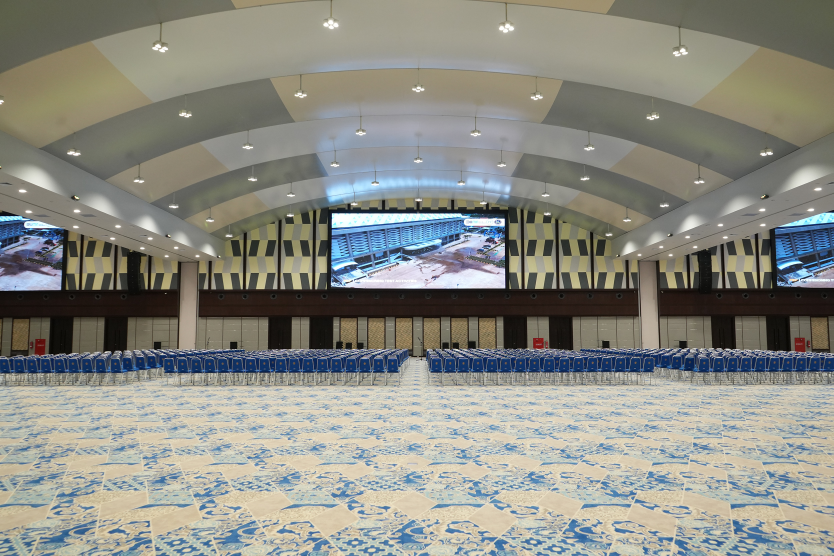
#> input picture image/ballroom.jpg, 2500 x 1667 px, given in place of alam.jpg, which was not available (shown at 1/3 size)
$ python 05_operasi_aritmatika_gambar.py
#> lines starting #> are read from the running program, lines starting #| are printed output that depends on the picture; pictures that were not available may be replaced by others from this repository, and a replacement may not be noted
"""
==========================================================================
PERCOBAAN 5: OPERASI ARITMATIKA GAMBAR
==========================================================================
Program ini mempelajari operasi matematika dasar pada gambar:
penjumlahan, pengurangan, perkalian, pembagian, dan penanganan overflow.

Konsep penting:
- Gambar = array angka, bisa dilakukan operasi matematika
- OpenCV: SATURASI (clip ke 0-255, tidak overflow)
- NumPy : MODULO (wrap-around, 256→0, -1→255)

Fungsi utama:
- cv2.add(img1, img2)       : Penjumlahan dengan saturasi
- cv2.subtract(img1, img2)  : Pengurangan dengan saturasi
- cv2.multiply(img1, img2)  : Perkalian elemen-wise
- cv2.divide(img1, img2)    : Pembagian elemen-wise
- cv2.addWeighted()          : Blending berbobot (alpha blending)
- cv2.absdiff()              : Selisih absolut (|img1 - img2|)
==========================================================================
"""

# Mengimpor library yang dibutuhkan
import cv2
import numpy as np
import os
import matplotlib.pyplot as plt

# Setup path
SCRIPT_DIR = os.path.dirname(os.path.abspath(__file__))
IMAGE_DIR = os.path.join(SCRIPT_DIR, "image")
OUTPUT_DIR = os.path.join(SCRIPT_DIR, "output")
os.makedirs(OUTPUT_DIR, exist_ok=True)

print("=" * 60)
print("PERCOBAAN 5: OPERASI ARITMATIKA GAMBAR")
print("=" * 60)

# Membaca dua gambar untuk operasi aritmatika
img1 = cv2.imread(os.path.join(IMAGE_DIR, "alam.jpg"))
#> img1 is the input picture: shape (1667, 2500, 3); mean B, G, R 131.6, 139.7, 139.2
img2 = cv2.imread(os.path.join(IMAGE_DIR, "kota.jpg"))
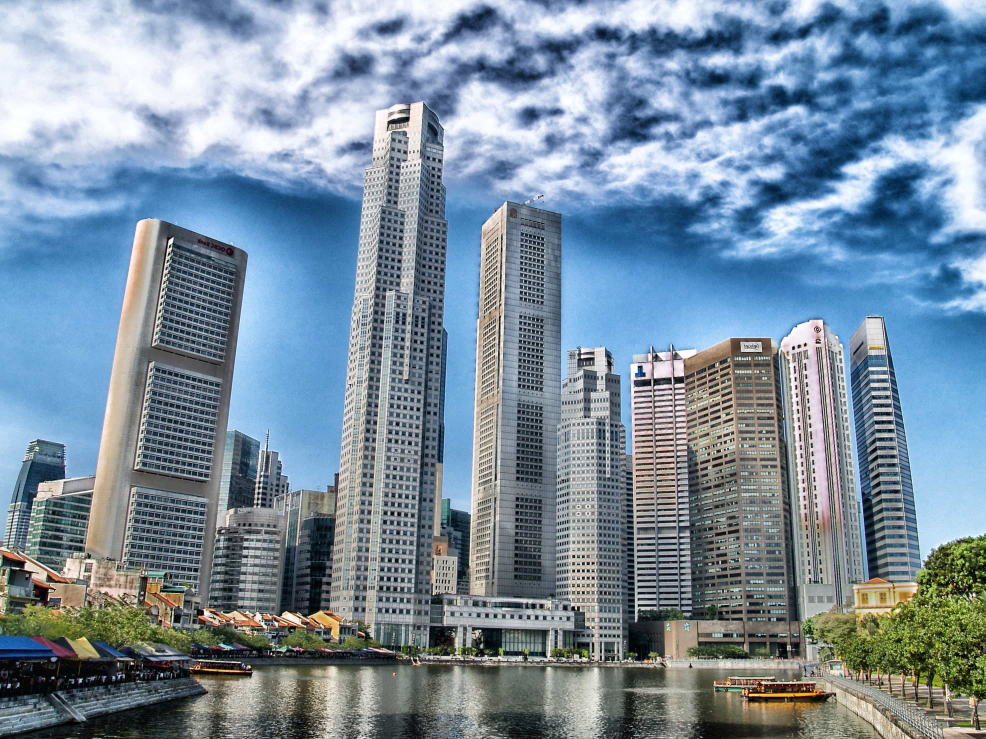
#> input picture image/kota.jpg, 2956 x 2217 px (shown at 1/3 size)
#> img2 is the input picture: shape (2217, 2956, 3); mean B, G, R 158.9, 142.1, 121.9

if img1 is None or img2 is None:
    print("[ERROR] Jalankan download_image.py terlebih dahulu!")
    exit()

# Menyamakan ukuran kedua gambar (harus sama untuk operasi aritmetika)
# cv2.resize() mengubah ukuran gambar
img2 = cv2.resize(img2, (img1.shape[1], img1.shape[0]))
#> img2: shape (1667, 2500, 3)
print(f"[INFO] Ukuran img1: {img1.shape}, img2: {img2.shape}")
#| [INFO] Ukuran img1: (1667, 2500, 3), img2: (1667, 2500, 3)

# ============================================================
# 1. Perbedaan cv2.add() vs operator + (NumPy)
# ============================================================
print("\n--- 1. cv2.add() vs NumPy + ---")

# ★ KODE INTI ★ — cv2.add() menggunakan SATURASI: 200+100=255 (batas atas 255)
# Hasil: gambar lebih terang tapi tidak ada warna yang "melompat" ke nilai aneh
hasil_cv_add = cv2.add(img1, img2)

# ★ KODE INTI ★ — Operator + menggunakan MODULO: 200+100=300%256=44 → warna ANEH!
# Akibat: piksel yang seharusnya putih malah jadi gelap (wrap-around / overflow)
hasil_np_add = img1 + img2

# Demonstrasi perbedaan saturasi vs modulo
print(f"  Contoh piksel img1[100,200]: {img1[100, 200]}")
#|   Contoh piksel img1[100,200]: [84 98 97]
print(f"  Contoh piksel img2[100,200]: {img2[100, 200]}")
#|   Contoh piksel img2[100,200]: [253 247 240]
print(f"  cv2.add (saturasi):  {hasil_cv_add[100, 200]}")
#|   cv2.add (saturasi):  [255 255 255]
print(f"  NumPy + (modulo):    {hasil_np_add[100, 200]}")
#|   NumPy + (modulo):    [81 89 81]

# ============================================================
# 2. Pengurangan gambar
# ============================================================
print("\n--- 2. Pengurangan Gambar ---")

# cv2.subtract() dengan saturasi: 50 - 100 = 0 (clip di 0)
hasil_subtract = cv2.subtract(img1, img2)

# Selisih absolut: |img1 - img2| (berguna untuk deteksi perubahan)
# cv2.absdiff() selalu menghasilkan nilai positif
hasil_absdiff = cv2.absdiff(img1, img2)

print(f"  cv2.subtract: min={hasil_subtract.min()}, max={hasil_subtract.max()}")
#|   cv2.subtract: min=0, max=255
print(f"  cv2.absdiff:  min={hasil_absdiff.min()}, max={hasil_absdiff.max()}")
#|   cv2.absdiff:  min=0, max=255

# ============================================================
# 3. Menambahkan konstanta (membuat lebih terang/gelap)
# ============================================================
print("\n--- 3. Tambah/Kurang Konstanta ---")

# Menambahkan 80 ke semua piksel → gambar lebih TERANG
# np.ones_like() membuat array berisi 1 dengan shape & dtype sama
img_terang = cv2.add(img1, np.ones_like(img1) * 80)

# Mengurangi 80 dari semua piksel → gambar lebih GELAP
img_gelap = cv2.subtract(img1, np.ones_like(img1) * 80)
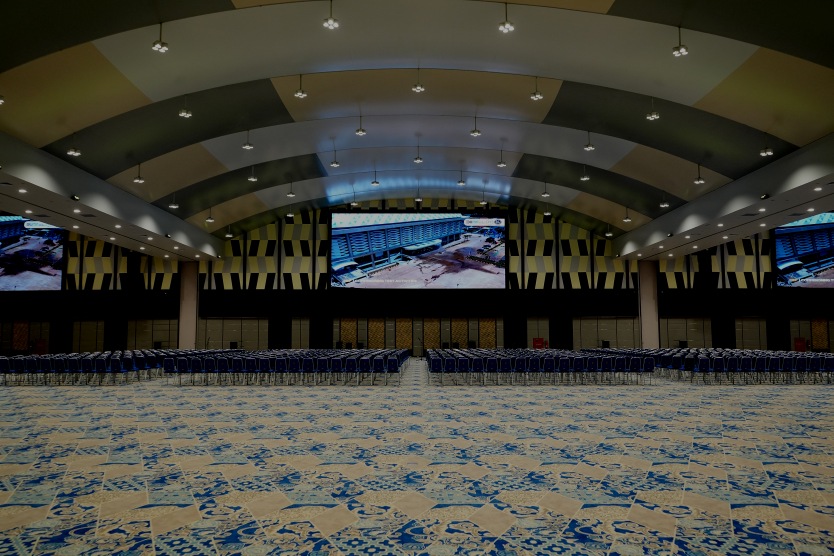
#> img_gelap: shape (1667, 2500, 3) (shown at 1/3 size); mean B, G, R 57.3, 65.8, 65.7

print("  Gambar diperbanyak kecerahan +80 (terang)")
print("  Gambar dikurangi kecerahan -80 (gelap)")

# ============================================================
# 4. Perkalian (multiply) - mengubah kontras
# ============================================================
print("\n--- 4. Perkalian Gambar ---")

# cv2.multiply() mengalikan piksel element-wise
# Mengalikan dengan faktor > 1 → kontras naik
# Mengalikan dengan faktor < 1 → kontras turun
# scale=1/255 karena multiply dua uint8 bisa overflow
hasil_multiply = cv2.multiply(img1, np.ones_like(img1) * 2, scale=1.0/255)

# Cara lain: convertScaleAbs untuk mengubah kontras dan brightness
# dst = saturate(|src * alpha + beta|)
# alpha = kontras (1.0 = normal), beta = brightness (0 = normal)
img_kontras_tinggi = cv2.convertScaleAbs(img1, alpha=1.5, beta=0)
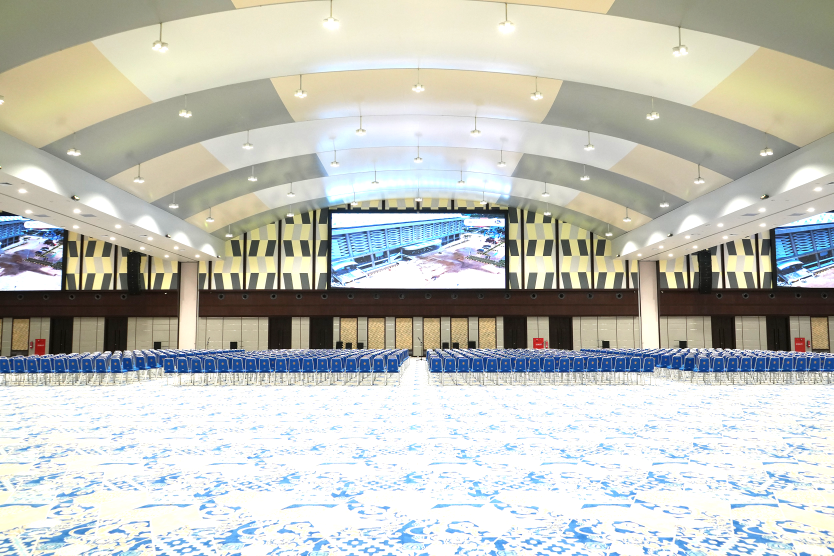
#> img_kontras_tinggi: shape (1667, 2500, 3) (shown at 1/3 size); mean B, G, R 188, 195.5, 193.8
img_kontras_rendah = cv2.convertScaleAbs(img1, alpha=0.5, beta=0)
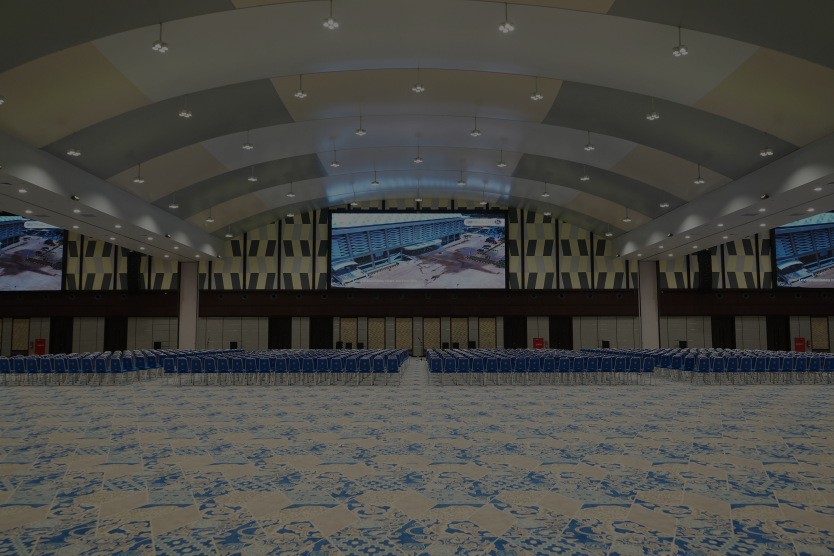
#> img_kontras_rendah: shape (1667, 2500, 3) (shown at 1/3 size); mean B, G, R 65.8, 69.9, 69.6

print(f"  Kontras tinggi (alpha=1.5): range {img_kontras_tinggi.min()}-{img_kontras_tinggi.max()}")
#|   Kontras tinggi (alpha=1.5): range 0-255
print(f"  Kontras rendah (alpha=0.5): range {img_kontras_rendah.min()}-{img_kontras_rendah.max()}")
#|   Kontras rendah (alpha=0.5): range 0-128

# ============================================================
# 5. Alpha Blending (addWeighted)
# ============================================================
print("\n--- 5. Alpha Blending ---")

# cv2.addWeighted(src1, alpha, src2, beta, gamma)
# Rumus: dst = src1 * alpha + src2 * beta + gamma
# alpha + beta biasanya = 1.0 agar tidak terlalu terang

# Blending 70% img1 + 30% img2
blend_70_30 = cv2.addWeighted(img1, 0.7, img2, 0.3, 0)

# Blending 50% img1 + 50% img2
blend_50_50 = cv2.addWeighted(img1, 0.5, img2, 0.5, 0)

# Blending 30% img1 + 70% img2
blend_30_70 = cv2.addWeighted(img1, 0.3, img2, 0.7, 0)
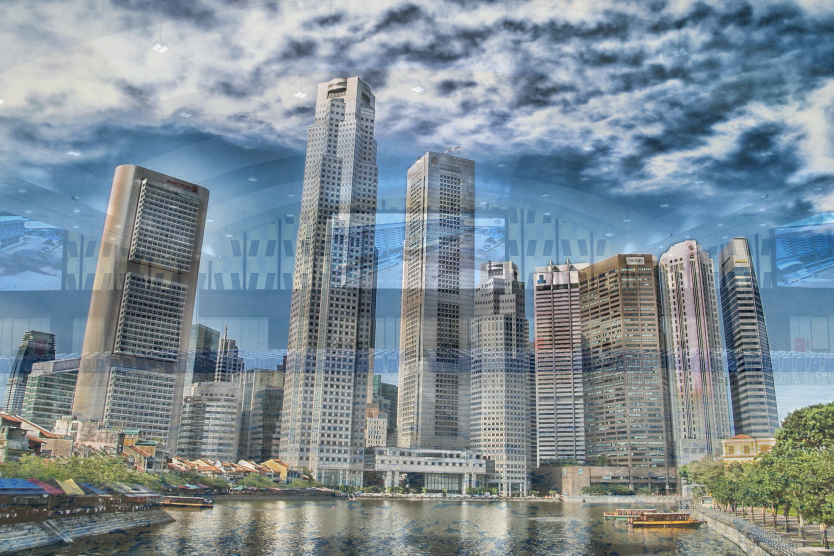
#> blend_30_70: shape (1667, 2500, 3) (shown at 1/3 size); mean B, G, R 150.6, 141.3, 127

print("  Blend 70:30 selesai")
print("  Blend 50:50 selesai")
print("  Blend 30:70 selesai")

# ============================================================
# 6. Invert (negatif) gambar
# ============================================================
print("\n--- 6. Invert/Negatif Gambar ---")

# Invert = 255 - piksel (komplementer)
# cv2.bitwise_not() juga bisa digunakan untuk invert
img_negatif = cv2.bitwise_not(img1)
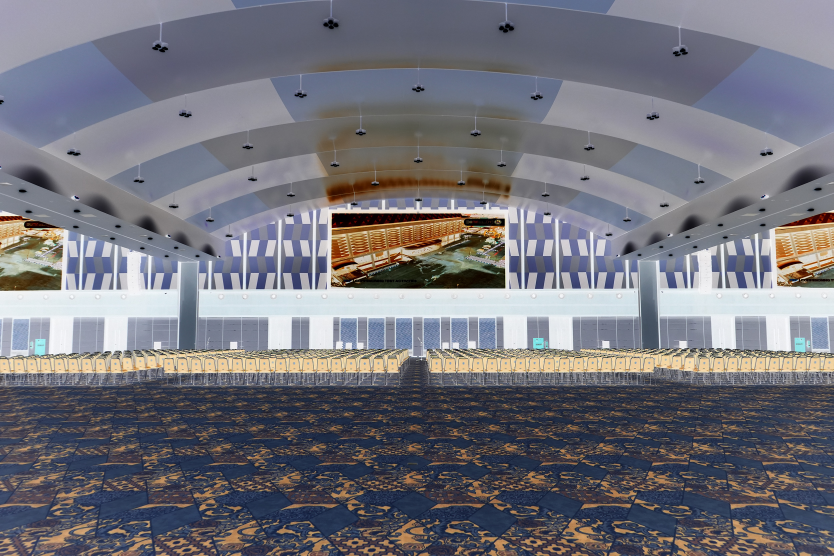
#> img_negatif: shape (1667, 2500, 3) (shown at 1/3 size); mean B, G, R 123.4, 115.3, 115.8
print(f"  Gambar negatif: piksel asli {img1[100,200]} → {img_negatif[100,200]}")
#|   Gambar negatif: piksel asli [84 98 97] → [171 157 158]

# ============================================================
# 7. Visualisasi semua hasil
# ============================================================

fig, axes = plt.subplots(3, 4, figsize=(20, 15))

# Baris 1: Operasi dasar
axes[0, 0].imshow(cv2.cvtColor(img1, cv2.COLOR_BGR2RGB))
axes[0, 0].set_title("Gambar 1 (Asli)")

axes[0, 1].imshow(cv2.cvtColor(img2, cv2.COLOR_BGR2RGB))
axes[0, 1].set_title("Gambar 2")

axes[0, 2].imshow(cv2.cvtColor(hasil_cv_add, cv2.COLOR_BGR2RGB))
axes[0, 2].set_title("cv2.add (Saturasi)")

axes[0, 3].imshow(cv2.cvtColor(hasil_np_add, cv2.COLOR_BGR2RGB))
axes[0, 3].set_title("NumPy + (Modulo)\n⚠ Warna aneh!")

# Baris 2: Pengurangan dan brightness
axes[1, 0].imshow(cv2.cvtColor(hasil_subtract, cv2.COLOR_BGR2RGB))
axes[1, 0].set_title("cv2.subtract")

axes[1, 1].imshow(cv2.cvtColor(hasil_absdiff, cv2.COLOR_BGR2RGB))
axes[1, 1].set_title("cv2.absdiff\n|img1 - img2|")

axes[1, 2].imshow(cv2.cvtColor(img_terang, cv2.COLOR_BGR2RGB))
axes[1, 2].set_title("Lebih Terang (+80)")

axes[1, 3].imshow(cv2.cvtColor(img_gelap, cv2.COLOR_BGR2RGB))
axes[1, 3].set_title("Lebih Gelap (-80)")

# Baris 3: Kontras dan blending
axes[2, 0].imshow(cv2.cvtColor(img_kontras_tinggi, cv2.COLOR_BGR2RGB))
axes[2, 0].set_title("Kontras Tinggi (×1.5)")

axes[2, 1].imshow(cv2.cvtColor(blend_50_50, cv2.COLOR_BGR2RGB))
axes[2, 1].set_title("Blend 50:50")

axes[2, 2].imshow(cv2.cvtColor(blend_70_30, cv2.COLOR_BGR2RGB))
axes[2, 2].set_title("Blend 70:30")

axes[2, 3].imshow(cv2.cvtColor(img_negatif, cv2.COLOR_BGR2RGB))
axes[2, 3].set_title("Negatif (invert)")

for ax in axes.flat:
    ax.axis("off")

plt.suptitle("Percobaan 5: Operasi Aritmatika Gambar", fontsize=16, fontweight="bold")
plt.tight_layout()

output_path = os.path.join(OUTPUT_DIR, "05_aritmatika_gambar_hasil.png")
plt.savefig(output_path, dpi=150, bbox_inches="tight")
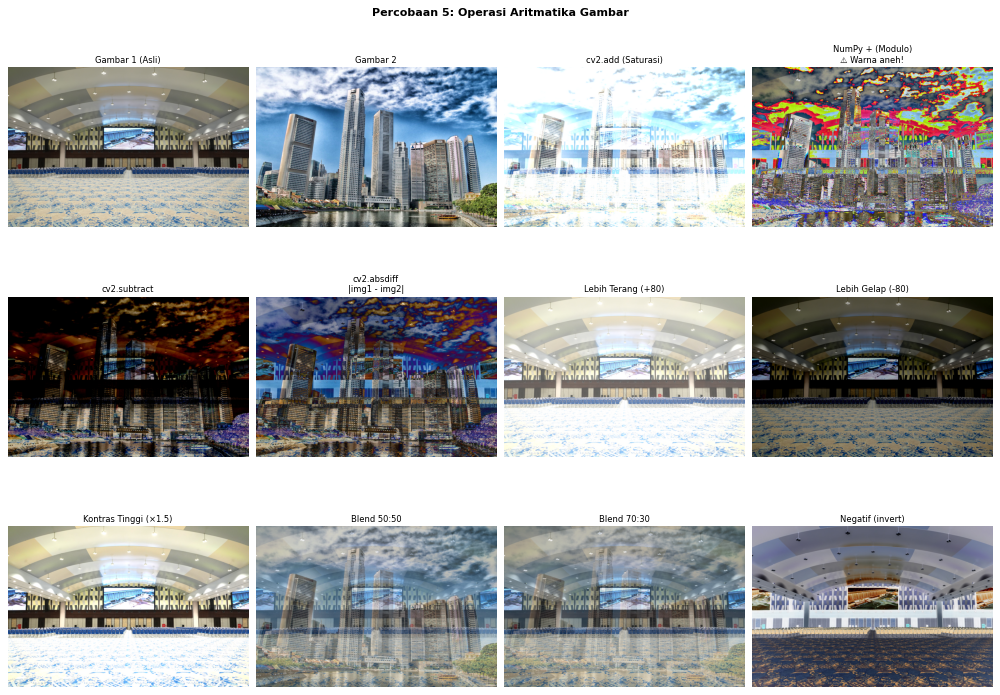
#> figure drawn by matplotlib, 12 panels
print(f"\n[OUTPUT] Hasil disimpan di: {output_path}")
plt.show()

# ============================================================
# RINGKASAN
# ============================================================
print("\n" + "=" * 60)
print("RINGKASAN PERCOBAAN 5")
print("=" * 60)
print("Operasi aritmatika gambar:")
print("  1. cv2.add()         → Penjumlahan (SATURASI: clip 0-255)")
print("  2. cv2.subtract()    → Pengurangan (SATURASI)")
print("  3. NumPy +/-         → MODULO (wrap-around, HINDARI!)")
print("  4. cv2.absdiff()     → Selisih absolut |a-b|")
print("  5. cv2.addWeighted() → Alpha blending (a*α + b*β + γ)")
print("  6. cv2.convertScaleAbs() → Ubah kontras & brightness")
print("  7. cv2.bitwise_not() → Invert/negatif gambar")
print("=" * 60)
